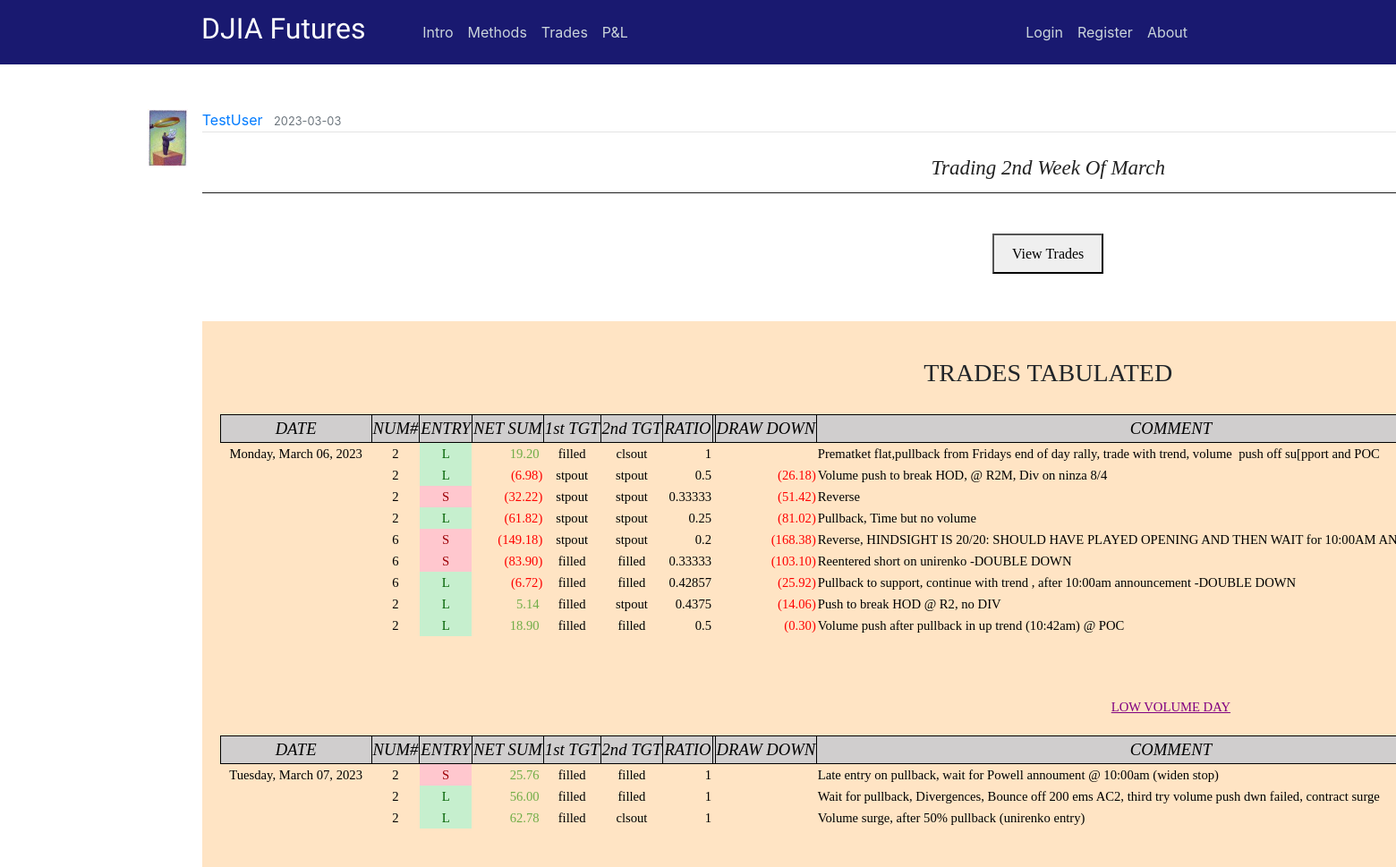
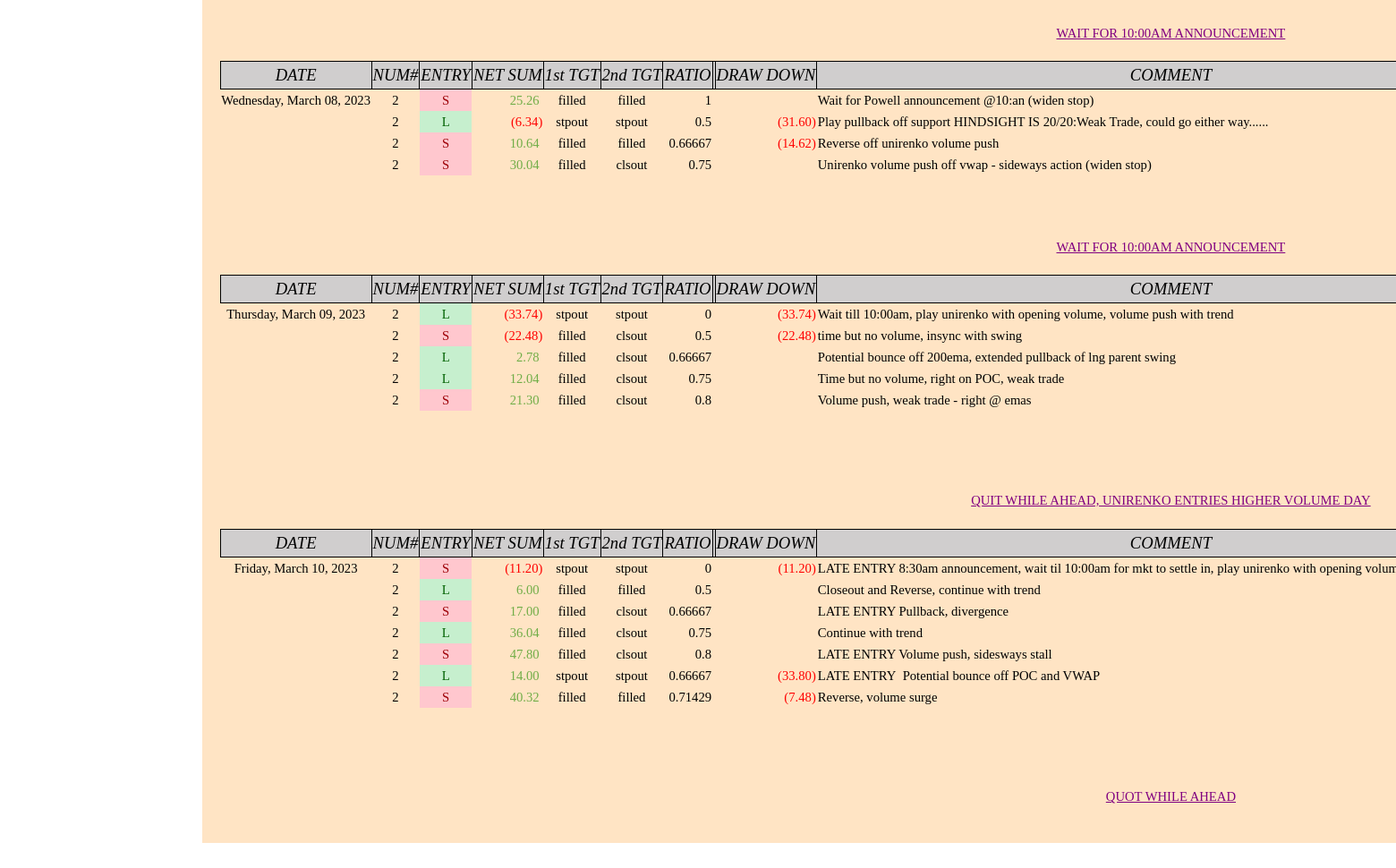
Page /post/200 on the committed database (2 pictures, top to bottom).
### flaskblog/models.py (models this page shows, shortened)
class User(db.Model, UserMixin):
    id = db.Column(db.Integer, primary_key=True)
    username = db.Column(db.String(20), unique=True, nullable=False)
    email = db.Column(db.String(120), unique=True, nullable=False)
    image_file = db.Column(db.String(20), nullable=False, default='default.jpg')
    password = db.Column(db.String(60), nullable=False)
    posts = db.relationship('Post', backref='author', lazy=True)

class Post(db.Model):
    id = db.Column(db.Integer, primary_key=True)
    title = db.Column(db.String(100), nullable=False)
    date_posted = db.Column(db.DateTime, nullable=False, default=datetime.utcnow)
    content = db.Column(db.Text, nullable=False)
    user_id = db.Column(db.Integer, db.ForeignKey('user.id'), nullable=False)
    teaser_title = db.Column(db.Text, nullable=True)
    teaser_details = db.Column(db.Text, nullable=True)
    teaser_caption = db.Column(db.Text, nullable=True)
    teaser_img = db.Column(db.Text, nullable=True)
    teaser_content = db.Column(db.Text, nullable=True)
    teaser_wkid = db.Column(db.Text, nullable=True)

### flaskblog/posts/routes.py (the view)
@posts.route("/post/<int:post_id>")
def post(post_id):
    post = Post.query.get_or_404(post_id)
    if len(post.teaser_wkid) != 0:
        weekly = post.teaser_wkid
    else:
        weekly = ""
    return render_template('post.html', weekly=weekly, title=post.title, post=post)

### flaskblog/templates/post.html (shortened to what this page needs)
{% extends "layout.html" %}
{% block content %}
  <article class="media content-section" style="border:none;">
    <img class="article-img" src="{{ url_for('static', filename='profile_pics/' + post.author.image_file) }}">
    <div class="media-body">
      <div class="article-metadata">
        <a class="mr-2" href="{{ url_for('users.user_posts', username=post.author.username) }}">{{ post.author.username }}</a>
        <small class="text-muted">{{ post.date_posted.strftime('%Y-%m-%d') }}</small>
      </div>
      <center><br><h3 class="hero-header">{{ post.title }}</h3><hr><br></center>
      {% if weekly |length %}
      <center><button onclick="myDetach()">View Trades</button></center>
      <br>
      <br>
      {% endif %}
      <div class="adjust-doc-border-intro doc-clear" style="overflow:auto;text-align:center;background:bisque;flex:auto;">
      <br><H6>TRADES TABULATED</H6><br>
      {{ post.content|safe }}
      </div>
  </article>
{% endblock content %}

### flaskblog/static/main.css (style rules this page uses)
body { margin-top: 5rem; }
.adjust-doc-border-intro { padding-right: 20px; padding-left: 20px; padding-top: 20px; padding-bottom: 20px; }
.doc-clear { clear: both; display: block; }
hr { margin-top: 1rem; margin-bottom: 1rem; border: 0; border-top: 1px solid rgba(0, 0, 0, 0.89); }
.content-section { background: #ffffff; padding: 10px 20px; border: 1px solid #000000; border-radius: 9px; margin-bottom: 20px; }
.article-img { height: 65px; width: 65px; margin-right: 16px; }
.article-metadata { padding-bottom: 1px; margin-bottom: 4px; border-bottom: 1px solid #e3e3e3 }

### flaskblog/static/study.css (style rules this page uses)
h3.hero-header { color: #222; text-transform: capitalize; font-weight: 400; font-style: italic; font-size: 28px; font-family: Baskerville, 'Baskerville Old Face', 'Hoefler Text', Garamond, 'Times New Roman', serif; }
h3 { font-weight: 700; line-height: 1; }
h6 { text-align: center; font-weight: 400; font-size: 24px; font-family: Baskerville, 'Baskerville Old Face', 'Hoefler Text', Garamond, 'Times New Roman', serif; line-height: 1; }
button { margin-top: 5px; margin-bottom: 5px; padding: 8px 20px 7px; font-family: Cambria, Georgia, serif; line-height: 1.6; }
@media screen and (min-width: 25rem) { h3.hero-header { font-size: 23px; } }
@media screen and (min-width: 36rem) { h6 { font-size: 26px; } }
@media screen and (min-width: 48rem) { h6 { font-size: 28px; } }

### flaskblog/static/modal.css (style rules this page uses)
img { margin-bottom: -4px; }

### flaskblog/static/stylesheet.css (style rules this page uses)
tr { mso-height-source:auto; mso-ruby-visibility:none; }
col { mso-width-source:auto; mso-ruby-visibility:none; }
td { mso-style-parent:style0; padding-top:1px; padding-right:1px; padding-left:1px; mso-ignore:padding; mso-number-format:"General"; text-align:general; vertical-align:bottom; white-space:nowrap; mso-rotate:0; mso-pattern:auto; mso-background-source:auto; color:#000000; font-size:11.0pt; font-weight:400; font-style:normal; text-decoration:none; font-family:Calibri; mso-generic-font-family:auto; mso-font-charset:134; border:none; mso-protection:locked visible; }
.xl65 { mso-style-parent:style0; text-align:center; mso-pattern:auto none; background:#D0CECE; font-size:14.0pt; font-style:italic; mso-font-charset:134; border:.5pt solid windowtext; }
.xl66 { mso-style-parent:style0; mso-number-format:"0\.00_\)\;\[Red\]\\\(0\.00\\\)"; mso-font-charset:134; }
.xl67 { mso-style-parent:style0; mso-number-format:"0\.00_\)\;\[Red\]\\\(0\.00\\\)"; text-align:center; mso-pattern:auto none; background:#D0CECE; font-size:14.0pt; font-style:italic; mso-font-charset:134; border:.5pt solid windowtext; }
.xl68 { mso-style-parent:style0; mso-number-format:"\[$-F800\]dddd\\\,\\ mmmm\\ dd\\\,\\ yyyy"; text-align:center; mso-font-charset:134; }
.xl69 { mso-style-parent:style0; mso-number-format:"0"; text-align:center; mso-font-charset:134; }
.xl70 { mso-style-parent:style0; text-align:center; mso-font-charset:134; }
.xl71 { mso-style-parent:style0; mso-number-format:"0\.00_\)\;\[Red\]\\\(0\.00\\\)"; text-align:right; mso-font-charset:134; }
.xl72 { mso-style-parent:style0; text-align:left; mso-font-charset:134; }
.xl73 { mso-style-parent:style22; color:#800080; text-decoration:underline; text-underline-style:single; mso-font-charset:0; }

### rows in the picture
User: image_file (picture), author.username "TestUser"
Post: date_posted "2023-03-03", title "Trading 2nd Week Of March", content "DATE NUM# ENTRY NET SUM 1st TGT 2nd TGT RATIO DRAW DOWN COMMENT Monday, March 06, 2023 2 L 19.20 filled clsout 1 Prematket flat,pullback from Fridays end of day rally, trade with trend, volume push off su[pport and POC 2 L (6.98) stpout stpout 0.5 (26.18) Volume push to break HOD, @ R2M, Div on ninza 8/4 2 S (32.22) stpout stpout 0.33333 (51.42) Reverse 2 L (61.82) stpout stpout 0.25 (81.02) Pullback, Time but no volume 6 S (149.18) stpout stpout 0.2 (168.38) Reverse, HINDSIGHT IS 20/20: SHOULD HAVE PLAYED OPENING AND THEN WAIT for 10:00AM 6 S (83.90) filled filled 0.33333 (103.10) Reentered short on unirenko -DOUBLE DOWN 6 L (6.72) filled filled 0.42857 (25.92) Pullback to support,…"
